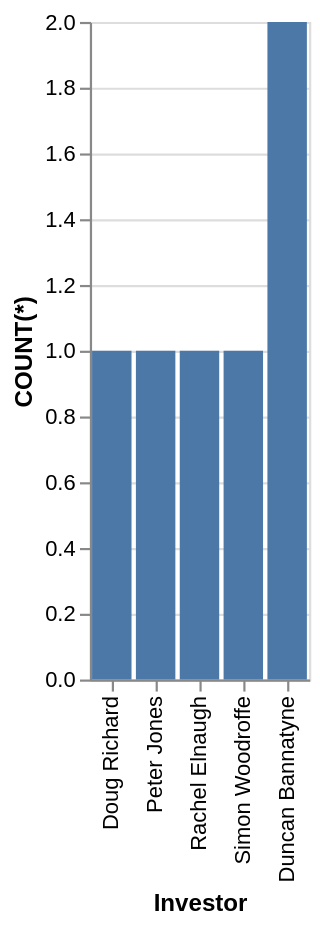

This figure's Vega-Lite source:
### Vega-Lite specification from a JSON file in a GitHub repository (floating-point values rounded to 4 significant figures)
{"data": {"values": [{"x_data": "Doug Richard", "y_data": 1}, {"x_data": "Peter Jones", "y_data": 1}, {"x_data": "Rachel Elnaugh", "y_data": 1}, {"x_data": "Simon Woodroffe", "y_data": 1}, {"x_data": "Duncan Bannatyne", "y_data": 2}]}, "mark": "bar", "encoding": {"x": {"field": "x_data", "type": "nominal", "title": "Investor", "sort": {"op": "sum", "field": "y_data", "order": "ascending"}}, "y": {"field": "y_data", "type": "quantitative", "title": "COUNT(*)"}}}
